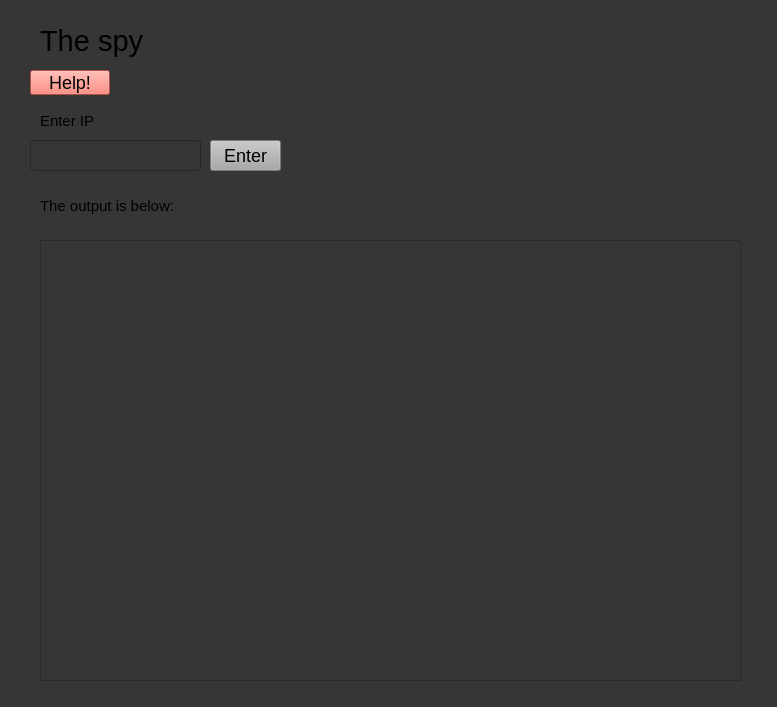
<?xml version="1.0" encoding="UTF-8"?>
<ui version="4.0">
 <class>MainWindow</class>
 <widget class="QMainWindow" name="MainWindow">
  <property name="geometry">
   <rect>
    <x>0</x>
    <y>0</y>
    <width>777</width>
    <height>707</height>
   </rect>
  </property>
  <property name="windowTitle">
   <string>MainWindow</string>
  </property>
  <property name="autoFillBackground">
   <bool>false</bool>
  </property>
  <property name="styleSheet">
   <string notr="true">background-color:  rgb(54,54,54);</string>
  </property>
  <widget class="QWidget" name="centralwidget">
   <widget class="QPushButton" name="ipenter">
    <property name="geometry">
     <rect>
      <x>210</x>
      <y>140</y>
      <width>71</width>
      <height>31</height>
     </rect>
    </property>
    <property name="styleSheet">
     <string notr="true">background-color:rgb(167, 168, 167);
font-size:18px;</string>
    </property>
    <property name="text">
     <string>Enter</string>
    </property>
   </widget>
   <widget class="QLineEdit" name="ip">
    <property name="geometry">
     <rect>
      <x>30</x>
      <y>140</y>
      <width>171</width>
      <height>31</height>
     </rect>
    </property>
   </widget>
   <widget class="QLabel" name="label">
    <property name="geometry">
     <rect>
      <x>40</x>
      <y>110</y>
      <width>91</width>
      <height>21</height>
     </rect>
    </property>
    <property name="styleSheet">
     <string notr="true">font-size:15px</string>
    </property>
    <property name="text">
     <string>Enter IP</string>
    </property>
   </widget>
   <widget class="QLabel" name="label_2">
    <property name="geometry">
     <rect>
      <x>40</x>
      <y>190</y>
      <width>161</width>
      <height>31</height>
     </rect>
    </property>
    <property name="styleSheet">
     <string notr="true">font-size:15px</string>
    </property>
    <property name="text">
     <string>The output is below:</string>
    </property>
   </widget>
   <widget class="QLabel" name="label_3">
    <property name="geometry">
     <rect>
      <x>40</x>
      <y>20</y>
      <width>131</width>
      <height>41</height>
     </rect>
    </property>
    <property name="styleSheet">
     <string notr="true">font-size:29px</string>
    </property>
    <property name="text">
     <string>The spy</string>
    </property>
   </widget>
   <widget class="QPushButton" name="pushButton">
    <property name="geometry">
     <rect>
      <x>30</x>
      <y>70</y>
      <width>80</width>
      <height>25</height>
     </rect>
    </property>
    <property name="styleSheet">
     <string notr="true">background-color:rgb(255, 104, 90);
font-size:18px;</string>
    </property>
    <property name="text">
     <string>Help!</string>
    </property>
   </widget>
   <widget class="QTextBrowser" name="textBrowser">
    <property name="geometry">
     <rect>
      <x>40</x>
      <y>240</y>
      <width>701</width>
      <height>441</height>
     </rect>
    </property>
    <property name="styleSheet">
     <string notr="true">self.textBrowser.setPlainText(combined_output)
</string>
    </property>
   </widget>
  </widget>
  <widget class="QStatusBar" name="statusbar"/>
 </widget>
 <resources/>
 <connections/>
</ui>
